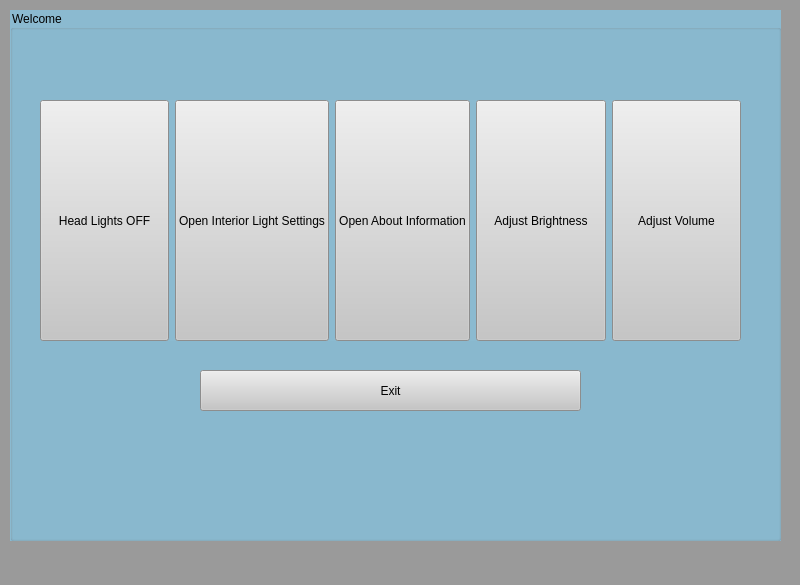
<?xml version="1.0" encoding="UTF-8"?>
<ui version="4.0">
 <class>MainWindow</class>
 <widget class="QMainWindow" name="MainWindow">
  <property name="geometry">
   <rect>
    <x>0</x>
    <y>0</y>
    <width>800</width>
    <height>585</height>
   </rect>
  </property>
  <property name="sizePolicy">
   <sizepolicy hsizetype="Preferred" vsizetype="Preferred">
    <horstretch>0</horstretch>
    <verstretch>0</verstretch>
   </sizepolicy>
  </property>
  <property name="windowTitle">
   <string>MainWindow</string>
  </property>
  <property name="styleSheet">
   <string notr="true">background-color: rgb(154, 154, 154);</string>
  </property>
  <widget class="QWidget" name="centralwidget">
   <widget class="QGroupBox" name="groupBox">
    <property name="geometry">
     <rect>
      <x>10</x>
      <y>10</y>
      <width>771</width>
      <height>531</height>
     </rect>
    </property>
    <property name="styleSheet">
     <string notr="true">color: rgb(0, 0, 0);
background-color: rgb(139, 186, 208);</string>
    </property>
    <property name="title">
     <string>Welcome</string>
    </property>
    <widget class="QWidget" name="horizontalLayoutWidget">
     <property name="geometry">
      <rect>
       <x>30</x>
       <y>90</y>
       <width>701</width>
       <height>241</height>
      </rect>
     </property>
     <layout class="QHBoxLayout" name="horizontalLayout">
      <item>
       <widget class="QPushButton" name="pushButton_5">
        <property name="sizePolicy">
         <sizepolicy hsizetype="Minimum" vsizetype="Ignored">
          <horstretch>0</horstretch>
          <verstretch>0</verstretch>
         </sizepolicy>
        </property>
        <property name="styleSheet">
         <string notr="true">color: rgb(0, 0, 0);;
background-color: rgb(198, 198, 198);</string>
        </property>
        <property name="text">
         <string>Head Lights OFF</string>
        </property>
       </widget>
      </item>
      <item>
       <widget class="QPushButton" name="pushButton">
        <property name="sizePolicy">
         <sizepolicy hsizetype="Minimum" vsizetype="Ignored">
          <horstretch>0</horstretch>
          <verstretch>0</verstretch>
         </sizepolicy>
        </property>
        <property name="styleSheet">
         <string notr="true">color: rgb(0, 0, 0);;
background-color: rgb(198, 198, 198);</string>
        </property>
        <property name="text">
         <string>Open Interior Light Settings</string>
        </property>
       </widget>
      </item>
      <item>
       <widget class="QPushButton" name="pushButton_3">
        <property name="sizePolicy">
         <sizepolicy hsizetype="Minimum" vsizetype="Ignored">
          <horstretch>0</horstretch>
          <verstretch>0</verstretch>
         </sizepolicy>
        </property>
        <property name="styleSheet">
         <string notr="true">color: rgb(0, 0, 0);;
background-color: rgb(198, 198, 198);</string>
        </property>
        <property name="text">
         <string>Open About Information</string>
        </property>
       </widget>
      </item>
      <item>
       <widget class="QPushButton" name="pushButton_4">
        <property name="sizePolicy">
         <sizepolicy hsizetype="Minimum" vsizetype="Ignored">
          <horstretch>0</horstretch>
          <verstretch>0</verstretch>
         </sizepolicy>
        </property>
        <property name="styleSheet">
         <string notr="true">color: rgb(0, 0, 0);;
background-color: rgb(198, 198, 198);</string>
        </property>
        <property name="text">
         <string>Adjust Brightness</string>
        </property>
       </widget>
      </item>
      <item>
       <widget class="QPushButton" name="pushButton_6">
        <property name="sizePolicy">
         <sizepolicy hsizetype="Minimum" vsizetype="Ignored">
          <horstretch>0</horstretch>
          <verstretch>0</verstretch>
         </sizepolicy>
        </property>
        <property name="styleSheet">
         <string notr="true">color: rgb(0, 0, 0);
background-color: rgb(198, 198, 198);</string>
        </property>
        <property name="text">
         <string>Adjust Volume</string>
        </property>
       </widget>
      </item>
     </layout>
    </widget>
    <widget class="QPushButton" name="pushButton_2">
     <property name="geometry">
      <rect>
       <x>190</x>
       <y>360</y>
       <width>381</width>
       <height>41</height>
      </rect>
     </property>
     <property name="sizePolicy">
      <sizepolicy hsizetype="Minimum" vsizetype="Ignored">
       <horstretch>0</horstretch>
       <verstretch>0</verstretch>
      </sizepolicy>
     </property>
     <property name="styleSheet">
      <string notr="true">color: rgb(0, 0, 0);
background-color: rgb(198, 198, 198);</string>
     </property>
     <property name="text">
      <string>Exit</string>
     </property>
    </widget>
   </widget>
  </widget>
  <widget class="QMenuBar" name="menubar">
   <property name="geometry">
    <rect>
     <x>0</x>
     <y>0</y>
     <width>800</width>
     <height>21</height>
    </rect>
   </property>
  </widget>
  <widget class="QStatusBar" name="statusbar"/>
 </widget>
 <resources/>
 <connections/>
</ui>
